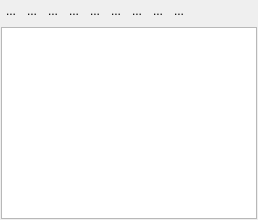
       <widget class="QFrame" name="treeframe1">
        <property name="sizePolicy">
         <sizepolicy hsizetype="Maximum" vsizetype="Expanding">
          <horstretch>0</horstretch>
          <verstretch>0</verstretch>
         </sizepolicy>
        </property>
        <property name="minimumSize">
         <size>
          <width>200</width>
          <height>0</height>
         </size>
        </property>
        <property name="title" stdset="0">
         <string/>
        </property>
        <layout class="QVBoxLayout" name="verticalLayout_6">
         <property name="leftMargin">
          <number>1</number>
         </property>
         <property name="topMargin">
          <number>1</number>
         </property>
         <property name="rightMargin">
          <number>1</number>
         </property>
         <property name="bottomMargin">
          <number>1</number>
         </property>
         <item>
          <layout class="QHBoxLayout" name="horizontalLayout_4">
           <property name="spacing">
            <number>1</number>
           </property>
           <item>
            <widget class="QToolButton" name="btnsetfilter1">
             <property name="maximumSize">
              <size>
               <width>20</width>
               <height>20</height>
              </size>
             </property>
             <property name="baseSize">
              <size>
               <width>18</width>
               <height>18</height>
              </size>
             </property>
             <property name="acceptDrops">
              <bool>false</bool>
             </property>
             <property name="autoFillBackground">
              <bool>true</bool>
             </property>
             <property name="text">
              <string>...</string>
             </property>
             <property name="icon">
              <iconset resource="../resourse/mainresource.qrc">
               <normaloff>:/icon/icon/addfilter.png</normaloff>:/icon/icon/addfilter.png</iconset>
             </property>
             <property name="iconSize">
              <size>
               <width>20</width>
               <height>20</height>
              </size>
             </property>
             <property name="shortcut">
              <string notr="true"/>
             </property>
             <property name="checkable">
              <bool>false</bool>
             </property>
             <property name="autoExclusive">
              <bool>false</bool>
             </property>
             <property name="popupMode">
              <enum>QToolButton::InstantPopup</enum>
             </property>
             <property name="autoRaise">
              <bool>true</bool>
             </property>
             <property name="arrowType">
              <enum>Qt::NoArrow</enum>
             </property>
            </widget>
           </item>
           <item>
            <widget class="QToolButton" name="btnresetfilter1">
             <property name="maximumSize">
              <size>
               <width>20</width>
               <height>20</height>
              </size>
             </property>
             <property name="baseSize">
              <size>
               <width>20</width>
               <height>20</height>
              </size>
             </property>
             <property name="acceptDrops">
              <bool>false</bool>
             </property>
             <property name="autoFillBackground">
              <bool>true</bool>
             </property>
             <property name="text">
              <string>...</string>
             </property>
             <property name="icon">
              <iconset resource="../resourse/mainresource.qrc">
               <normaloff>:/icon/icon/removefilter.png</normaloff>:/icon/icon/removefilter.png</iconset>
             </property>
             <property name="iconSize">
              <size>
               <width>20</width>
               <height>20</height>
              </size>
             </property>
             <property name="shortcut">
              <string notr="true"/>
             </property>
             <property name="checkable">
              <bool>false</bool>
             </property>
             <property name="autoExclusive">
              <bool>false</bool>
             </property>
             <property name="popupMode">
              <enum>QToolButton::InstantPopup</enum>
             </property>
             <property name="autoRaise">
              <bool>true</bool>
             </property>
             <property name="arrowType">
              <enum>Qt::NoArrow</enum>
             </property>
            </widget>
           </item>
           <item>
            <widget class="QToolButton" name="btnadditem1">
             <property name="maximumSize">
              <size>
               <width>20</width>
               <height>20</height>
              </size>
             </property>
             <property name="baseSize">
              <size>
               <width>20</width>
               <height>20</height>
              </size>
             </property>
             <property name="text">
              <string>...</string>
             </property>
             <property name="icon">
              <iconset resource="../resourse/mainresource.qrc">
               <normaloff>:/icon/icon/new.png</normaloff>:/icon/icon/new.png</iconset>
             </property>
             <property name="autoRaise">
              <bool>true</bool>
             </property>
            </widget>
           </item>
           <item>
            <widget class="QToolButton" name="btndeleteitem1">
             <property name="maximumSize">
              <size>
               <width>20</width>
               <height>20</height>
              </size>
             </property>
             <property name="baseSize">
              <size>
               <width>20</width>
               <height>20</height>
              </size>
             </property>
             <property name="text">
              <string>...</string>
             </property>
             <property name="icon">
              <iconset resource="../resourse/mainresource.qrc">
               <normaloff>:/icon/icon/delete.png</normaloff>:/icon/icon/delete.png</iconset>
             </property>
             <property name="autoRaise">
              <bool>true</bool>
             </property>
            </widget>
           </item>
           <item>
            <widget class="QToolButton" name="btnimport1">
             <property name="maximumSize">
              <size>
               <width>20</width>
               <height>20</height>
              </size>
             </property>
             <property name="text">
              <string>...</string>
             </property>
             <property name="icon">
              <iconset resource="../resourse/mainresource.qrc">
               <normaloff>:/icon/icon/import.png</normaloff>:/icon/icon/import.png</iconset>
             </property>
             <property name="autoRaise">
              <bool>true</bool>
             </property>
            </widget>
           </item>
           <item>
            <widget class="QToolButton" name="btnexport1">
             <property name="maximumSize">
              <size>
               <width>20</width>
               <height>20</height>
              </size>
             </property>
             <property name="text">
              <string>...</string>
             </property>
             <property name="icon">
              <iconset resource="../resourse/mainresource.qrc">
               <normaloff>:/icon/icon/export.png</normaloff>:/icon/icon/export.png</iconset>
             </property>
             <property name="autoRaise">
              <bool>true</bool>
             </property>
            </widget>
           </item>
           <item>
            <widget class="QToolButton" name="btnstartservice1">
             <property name="maximumSize">
              <size>
               <width>20</width>
               <height>20</height>
              </size>
             </property>
             <property name="text">
              <string>...</string>
             </property>
             <property name="icon">
              <iconset resource="../resourse/mainresource.qrc">
               <normaloff>:/icon/icon/startservice.png</normaloff>:/icon/icon/startservice.png</iconset>
             </property>
             <property name="autoRaise">
              <bool>true</bool>
             </property>
            </widget>
           </item>
           <item>
            <widget class="QToolButton" name="btnstopservice1">
             <property name="maximumSize">
              <size>
               <width>20</width>
               <height>20</height>
              </size>
             </property>
             <property name="text">
              <string>...</string>
             </property>
             <property name="icon">
              <iconset resource="../resourse/mainresource.qrc">
               <normaloff>:/icon/icon/stopservice.png</normaloff>:/icon/icon/stopservice.png</iconset>
             </property>
             <property name="autoRaise">
              <bool>true</bool>
             </property>
            </widget>
           </item>
           <item>
            <widget class="QToolButton" name="btnclone1">
             <property name="maximumSize">
              <size>
               <width>20</width>
               <height>20</height>
              </size>
             </property>
             <property name="text">
              <string>...</string>
             </property>
             <property name="icon">
              <iconset resource="../resourse/mainresource.qrc">
               <normaloff>:/icon/icon/operation_clone.png</normaloff>:/icon/icon/operation_clone.png</iconset>
             </property>
             <property name="autoRaise">
              <bool>true</bool>
             </property>
            </widget>
           </item>
           <item>
            <spacer name="horizontalSpacer_4">
             <property name="orientation">
              <enum>Qt::Horizontal</enum>
             </property>
             <property name="sizeHint" stdset="0">
              <size>
               <width>40</width>
               <height>20</height>
              </size>
             </property>
            </spacer>
           </item>
          </layout>
         </item>
         <item>
          <widget class="QTreeWidget" name="treeWidget1">
           <property name="sizePolicy">
            <sizepolicy hsizetype="Expanding" vsizetype="Expanding">
             <horstretch>0</horstretch>
             <verstretch>0</verstretch>
            </sizepolicy>
           </property>
           <property name="minimumSize">
            <size>
             <width>200</width>
             <height>0</height>
            </size>
           </property>
           <property name="mouseTracking">
            <bool>true</bool>
           </property>
           <property name="contextMenuPolicy">
            <enum>Qt::CustomContextMenu</enum>
           </property>
           <property name="selectionMode">
            <enum>QAbstractItemView::ExtendedSelection</enum>
           </property>
           <property name="iconSize">
            <size>
             <width>24</width>
             <height>16</height>
            </size>
           </property>
           <property name="rootIsDecorated">
            <bool>false</bool>
           </property>
           <attribute name="headerVisible">
            <bool>false</bool>
           </attribute>
           <column>
            <property name="text">
             <string notr="true">1</string>
            </property>
           </column>
          </widget>
         </item>
        </layout>
       </widget>
